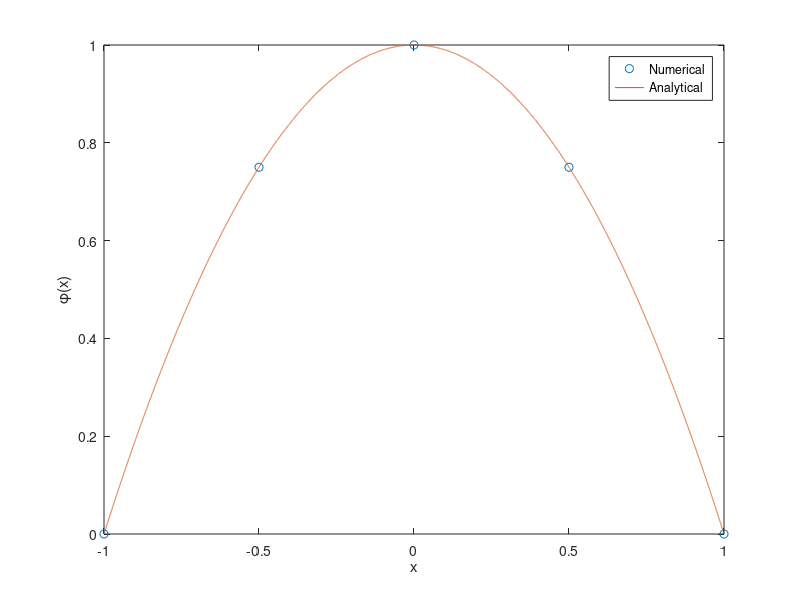

Source code (MATLAB):
clear all;
close all;
x0   = -1;
xn   = 1;
n    = 3;
h    = (xn-x0)/(n+1);

a    = [0,-0.5,-0.5];
b    = [1,1,1];
c    = [-0.5,-0.5,0];
d    = [h*h;h*h;h*h];

for k =2:n
    mult =  a(k)/b(k-1);
    b(k) = b(k)-c(k-1)*mult;
    d(k) = d(k)-d(k-1)*mult;
end

phi(n) = d(n)/b(n);
for k=n-1:-1:1
    phi(k)= (-c(k)*phi(k+1)+d(k))/b(k);
end

x   = -1:h:1;
phi = [0,phi,0];

plot(x,phi,'o')
hold on;
x   = -1:0.0001:1;
plot(x,1-x.*x)
legend('Numerical','Analytical')
xlabel('x')
ylabel('\phi(x)')